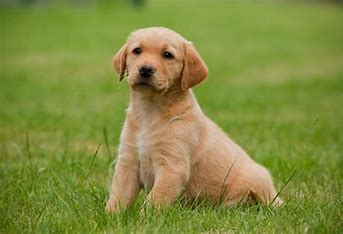
#> input picture Assignment_1/prob1_img2.jpg, 343 x 234 px
$ jupyter execute --allow-errors prob1.ipynb
#> lines starting #> are read from the running program, lines starting #| are printed output that depends on the picture
[cell 1]
import cv2
import matplotlib.pyplot as plt

# Load an image using OpenCV
img1 = cv2.imread('prob1_img1.jpg', 0)  # 0 for grayscale mode
img2 = cv2.imread('prob1_img2.jpg', 0)
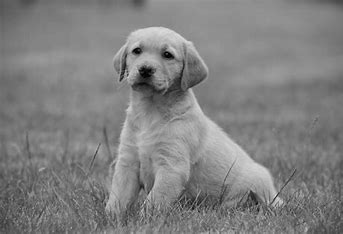
#> img2: shape (234, 343); min 0, max 238, mean 128.2
img3 = cv2.imread('prob1_img3.jpg', 0)
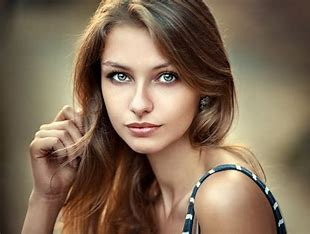
#> input picture Assignment_1/prob1_img3.jpg, 310 x 234 px
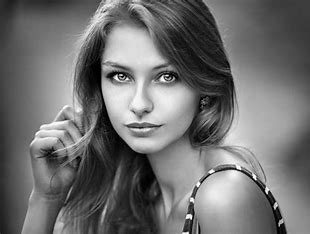
#> img3: shape (234, 310); min 0, max 255, mean 111.1

# Function to display an image
def show(name, n, m, i, Title):
    plt.subplot(n, m, i)          # Divide plot into n rows and m columns
    plt.imshow(name, cmap='gray') # Display image in grayscale
    plt.title(Title)              # Add title to the image
    plt.axis('off')               # Remove the axes for cleaner display

# Display all images side by side
plt.figure(figsize=(20, 10))  # Set the size of the display window

#> (the rest of this cell did not finish here and is left out)
